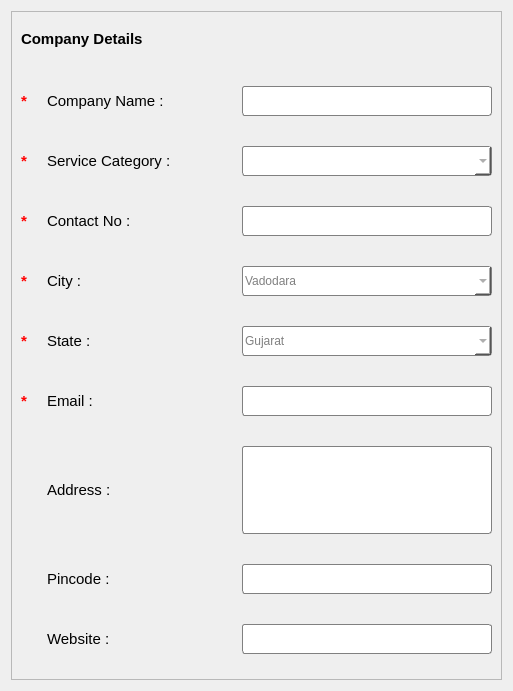
   <widget class="QWidget" name="formLayoutWidget_2">
    <property name="geometry">
     <rect>
      <x>30</x>
      <y>17</y>
      <width>492</width>
      <height>691</height>
     </rect>
    </property>
    <property name="font">
     <font>
      <pointsize>11</pointsize>
     </font>
    </property>
    <layout class="QFormLayout" name="formLayout_3">
     <item row="0" column="0">
      <widget class="QFrame" name="frame">
       <property name="font">
        <font>
         <pointsize>11</pointsize>
        </font>
       </property>
       <property name="styleSheet">
        <string notr="true"/>
       </property>
       <property name="frameShape">
        <enum>QFrame::StyledPanel</enum>
       </property>
       <property name="frameShadow">
        <enum>QFrame::Raised</enum>
       </property>
       <layout class="QGridLayout" name="gridLayout">
        <item row="0" column="0">
         <layout class="QVBoxLayout" name="verticalLayout">
          <property name="spacing">
           <number>15</number>
          </property>
          <item>
           <widget class="QLabel" name="label">
            <property name="minimumSize">
             <size>
              <width>389</width>
              <height>34</height>
             </size>
            </property>
            <property name="maximumSize">
             <size>
              <width>389</width>
              <height>34</height>
             </size>
            </property>
            <property name="font">
             <font>
              <pointsize>11</pointsize>
              <weight>75</weight>
              <bold>true</bold>
             </font>
            </property>
            <property name="text">
             <string>Company Details</string>
            </property>
           </widget>
          </item>
          <item>
           <layout class="QHBoxLayout" name="horizontalLayout">
            <property name="topMargin">
             <number>15</number>
            </property>
            <property name="bottomMargin">
             <number>15</number>
            </property>
            <item>
             <widget class="QLabel" name="label_22">
              <property name="minimumSize">
               <size>
                <width>11</width>
                <height>30</height>
               </size>
              </property>
              <property name="maximumSize">
               <size>
                <width>11</width>
                <height>30</height>
               </size>
              </property>
              <property name="font">
               <font>
                <pointsize>11</pointsize>
                <weight>75</weight>
                <bold>true</bold>
               </font>
              </property>
              <property name="styleSheet">
               <string notr="true">color:red;</string>
              </property>
              <property name="text">
               <string>*</string>
              </property>
             </widget>
            </item>
            <item>
             <widget class="QLabel" name="label_2">
              <property name="minimumSize">
               <size>
                <width>180</width>
                <height>22</height>
               </size>
              </property>
              <property name="maximumSize">
               <size>
                <width>180</width>
                <height>16777215</height>
               </size>
              </property>
              <property name="font">
               <font>
                <pointsize>11</pointsize>
               </font>
              </property>
              <property name="styleSheet">
               <string notr="true"/>
              </property>
              <property name="text">
               <string>Company Name :</string>
              </property>
             </widget>
            </item>
            <item>
             <widget class="QLineEdit" name="lineEdit">
              <property name="minimumSize">
               <size>
                <width>200</width>
                <height>30</height>
               </size>
              </property>
              <property name="maximumSize">
               <size>
                <width>250</width>
                <height>16777215</height>
               </size>
              </property>
              <property name="font">
               <font>
                <pointsize>11</pointsize>
               </font>
              </property>
              <property name="styleSheet">
               <string notr="true">border-radius:3px;
border:1px solid gray;
background-color:white;
color:gray;
</string>
              </property>
             </widget>
            </item>
           </layout>
          </item>
          <item>
           <layout class="QHBoxLayout" name="horizontalLayout_2">
            <property name="bottomMargin">
             <number>15</number>
            </property>
            <item>
             <widget class="QLabel" name="label_23">
              <property name="minimumSize">
               <size>
                <width>11</width>
                <height>30</height>
               </size>
              </property>
              <property name="maximumSize">
               <size>
                <width>11</width>
                <height>30</height>
               </size>
              </property>
              <property name="font">
               <font>
                <pointsize>11</pointsize>
                <weight>75</weight>
                <bold>true</bold>
               </font>
              </property>
              <property name="styleSheet">
               <string notr="true">color:red;</string>
              </property>
              <property name="text">
               <string>*</string>
              </property>
             </widget>
            </item>
            <item>
             <widget class="QLabel" name="label_3">
              <property name="minimumSize">
               <size>
                <width>180</width>
                <height>22</height>
               </size>
              </property>
              <property name="maximumSize">
               <size>
                <width>180</width>
                <height>16777215</height>
               </size>
              </property>
              <property name="font">
               <font>
                <pointsize>11</pointsize>
               </font>
              </property>
              <property name="text">
               <string>Service Category :</string>
              </property>
             </widget>
            </item>
            <item>
             <widget class="QComboBox" name="comboBox">
              <property name="minimumSize">
               <size>
                <width>200</width>
                <height>30</height>
               </size>
              </property>
              <property name="font">
               <font>
                <pointsize>11</pointsize>
               </font>
              </property>
              <property name="styleSheet">
               <string notr="true">border-radius:3px;
border:1px solid gray;
background-color:white;
color:gray;
</string>
              </property>
              <property name="editable">
               <bool>true</bool>
              </property>
             </widget>
            </item>
           </layout>
          </item>
          <item>
           <layout class="QHBoxLayout" name="horizontalLayout_16">
            <property name="bottomMargin">
             <number>15</number>
            </property>
            <item>
             <widget class="QLabel" name="label_24">
              <property name="minimumSize">
               <size>
                <width>11</width>
                <height>30</height>
               </size>
              </property>
              <property name="maximumSize">
               <size>
                <width>11</width>
                <height>30</height>
               </size>
              </property>
              <property name="font">
               <font>
                <pointsize>11</pointsize>
                <weight>75</weight>
                <bold>true</bold>
               </font>
              </property>
              <property name="styleSheet">
               <string notr="true">color:red;</string>
              </property>
              <property name="text">
               <string>*</string>
              </property>
             </widget>
            </item>
            <item>
             <widget class="QLabel" name="label_21">
              <property name="minimumSize">
               <size>
                <width>180</width>
                <height>22</height>
               </size>
              </property>
              <property name="maximumSize">
               <size>
                <width>180</width>
                <height>16777215</height>
               </size>
              </property>
              <property name="font">
               <font>
                <pointsize>11</pointsize>
               </font>
              </property>
              <property name="text">
               <string>Contact No :</string>
              </property>
             </widget>
            </item>
            <item>
             <widget class="QLineEdit" name="lineEdit_8">
              <property name="minimumSize">
               <size>
                <width>250</width>
                <height>30</height>
               </size>
              </property>
              <property name="maximumSize">
               <size>
                <width>250</width>
                <height>16777215</height>
               </size>
              </property>
              <property name="font">
               <font>
                <pointsize>11</pointsize>
               </font>
              </property>
              <property name="styleSheet">
               <string notr="true">border-radius:3px;
border:1px solid gray;
background-color:white;
color:gray;
</string>
              </property>
             </widget>
            </item>
           </layout>
          </item>
          <item>
           <layout class="QHBoxLayout" name="horizontalLayout_3">
            <property name="bottomMargin">
             <number>15</number>
            </property>
            <item>
             <widget class="QLabel" name="label_25">
              <property name="minimumSize">
               <size>
                <width>11</width>
                <height>30</height>
               </size>
              </property>
              <property name="maximumSize">
               <size>
                <width>11</width>
                <height>30</height>
               </size>
              </property>
              <property name="font">
               <font>
                <pointsize>11</pointsize>
                <weight>75</weight>
                <bold>true</bold>
               </font>
              </property>
              <property name="styleSheet">
               <string notr="true">color:red;</string>
              </property>
              <property name="text">
               <string>*</string>
              </property>
             </widget>
            </item>
            <item>
             <widget class="QLabel" name="label_4">
              <property name="minimumSize">
               <size>
                <width>180</width>
                <height>22</height>
               </size>
              </property>
              <property name="maximumSize">
               <size>
                <width>180</width>
                <height>16777215</height>
               </size>
              </property>
              <property name="font">
               <font>
                <pointsize>11</pointsize>
               </font>
              </property>
              <property name="text">
               <string>City :</string>
              </property>
             </widget>
            </item>
            <item>
             <widget class="QComboBox" name="comboBox_2">
              <property name="minimumSize">
               <size>
                <width>200</width>
                <height>30</height>
               </size>
              </property>
              <property name="font">
               <font>
                <pointsize>11</pointsize>
               </font>
              </property>
              <property name="styleSheet">
               <string notr="true">border-radius:3px;
border:1px solid gray;
background-color:white;
color:gray;
</string>
              </property>
              <property name="editable">
               <bool>true</bool>
              </property>
              <property name="minimumContentsLength">
               <number>11</number>
              </property>
              <item>
               <property name="text">
                <string>Vadodara</string>
               </property>
              </item>
              <item>
               <property name="text">
                <string>Ahmedabad</string>
               </property>
              </item>
              <item>
               <property name="text">
                <string>Surat</string>
               </property>
              </item>
              <item>
               <property name="text">
                <string>Rajkot</string>
               </property>
              </item>
             </widget>
            </item>
           </layout>
          </item>
          <item>
           <layout class="QHBoxLayout" name="horizontalLayout_4">
            <property name="bottomMargin">
             <number>15</number>
            </property>
            <item>
             <widget class="QLabel" name="label_26">
              <property name="minimumSize">
               <size>
                <width>11</width>
                <height>30</height>
               </size>
              </property>
              <property name="maximumSize">
               <size>
                <width>11</width>
                <height>30</height>
               </size>
              </property>
              <property name="font">
               <font>
                <pointsize>11</pointsize>
                <weight>75</weight>
                <bold>true</bold>
               </font>
              </property>
              <property name="styleSheet">
               <string notr="true">color:red;</string>
              </property>
              <property name="text">
               <string>*</string>
              </property>
             </widget>
            </item>
            <item>
             <widget class="QLabel" name="label_5">
              <property name="minimumSize">
               <size>
                <width>180</width>
                <height>22</height>
               </size>
              </property>
              <property name="maximumSize">
               <size>
                <width>180</width>
                <height>16777215</height>
               </size>
              </property>
              <property name="font">
               <font>
                <pointsize>11</pointsize>
               </font>
              </property>
              <property name="text">
               <string>State :</string>
              </property>
             </widget>
            </item>
            <item>
             <widget class="QComboBox" name="comboBox_3">
              <property name="minimumSize">
               <size>
                <width>200</width>
                <height>30</height>
               </size>
              </property>
              <property name="font">
               <font>
                <pointsize>11</pointsize>
               </font>
              </property>
              <property name="styleSheet">
               <string notr="true">border-radius:3px;
border:1px solid gray;
background-color:white;
color:gray;
</string>
              </property>
              <property name="editable">
               <bool>true</bool>
              </property>
              <item>
               <property name="text">
                <string>Gujarat</string>
               </property>
              </item>
              <item>
               <property name="text">
                <string>Maharashtra</string>
               </property>
              </item>
              <item>
               <property name="text">
                <string>Rajasthan</string>
               </property>
              </item>
             </widget>
            </item>
           </layout>
          </item>
          <item>
           <layout class="QHBoxLayout" name="horizontalLayout_6">
            <property name="bottomMargin">
             <number>15</number>
            </property>
            <item>
             <widget class="QLabel" name="label_27">
              <property name="minimumSize">
               <size>
                <width>11</width>
                <height>30</height>
               </size>
              </property>
              <property name="maximumSize">
               <size>
                <width>11</width>
                <height>30</height>
               </size>
              </property>
              <property name="font">
               <font>
                <pointsize>11</pointsize>
                <weight>75</weight>
                <bold>true</bold>
               </font>
              </property>
              <property name="styleSheet">
               <string notr="true">color:red;</string>
              </property>
              <property name="text">
               <string>*</string>
              </property>
             </widget>
            </item>
            <item>
             <widget class="QLabel" name="label_8">
              <property name="minimumSize">
               <size>
                <width>180</width>
                <height>22</height>
               </size>
              </property>
              <property name="maximumSize">
               <size>
                <width>180</width>
                <height>16777215</height>
               </size>
              </property>
              <property name="font">
               <font>
                <pointsize>11</pointsize>
               </font>
              </property>
              <property name="text">
               <string>Email :</string>
              </property>
             </widget>
            </item>
            <item>
             <widget class="QLineEdit" name="lineEdit_3">
              <property name="minimumSize">
               <size>
                <width>250</width>
                <height>30</height>
               </size>
              </property>
              <property name="maximumSize">
               <size>
                <width>250</width>
                <height>16777215</height>
               </size>
              </property>
              <property name="font">
               <font>
                <pointsize>11</pointsize>
               </font>
              </property>
              <property name="styleSheet">
               <string notr="true">border-radius:3px;
border:1px solid gray;
background-color:white;
color:gray;
</string>
              </property>
             </widget>
            </item>
           </layout>
          </item>
          <item>
           <layout class="QHBoxLayout" name="horizontalLayout_8">
            <property name="bottomMargin">
             <number>15</number>
            </property>
            <item>
             <widget class="QLabel" name="label_29">
              <property name="enabled">
               <bool>true</bool>
              </property>
              <property name="minimumSize">
               <size>
                <width>11</width>
                <height>30</height>
               </size>
              </property>
              <property name="maximumSize">
               <size>
                <width>11</width>
                <height>30</height>
               </size>
              </property>
              <property name="font">
               <font>
                <pointsize>11</pointsize>
                <weight>75</weight>
                <bold>true</bold>
               </font>
              </property>
              <property name="styleSheet">
               <string notr="true">color:red;</string>
              </property>
              <property name="text">
               <string/>
              </property>
             </widget>
            </item>
            <item>
             <widget class="QLabel" name="label_6">
              <property name="minimumSize">
               <size>
                <width>180</width>
                <height>88</height>
               </size>
              </property>
              <property name="maximumSize">
               <size>
                <width>180</width>
                <height>88</height>
               </size>
              </property>
              <property name="font">
               <font>
                <pointsize>11</pointsize>
               </font>
              </property>
              <property name="text">
               <string>Address :</string>
              </property>
             </widget>
            </item>
            <item>
             <widget class="QTextEdit" name="textEdit">
              <property name="minimumSize">
               <size>
                <width>200</width>
                <height>88</height>
               </size>
              </property>
              <property name="maximumSize">
               <size>
                <width>250</width>
                <height>88</height>
               </size>
              </property>
              <property name="font">
               <font>
                <pointsize>11</pointsize>
               </font>
              </property>
              <property name="styleSheet">
               <string notr="true">border-radius:3px;
border:1px solid gray;
background-color:white;
color:gray;</string>
              </property>
             </widget>
            </item>
           </layout>
          </item>
          <item>
           <layout class="QHBoxLayout" name="horizontalLayout_5">
            <property name="bottomMargin">
             <number>15</number>
            </property>
            <item>
             <widget class="QLabel" name="label_30">
              <property name="enabled">
               <bool>true</bool>
              </property>
              <property name="minimumSize">
               <size>
                <width>11</width>
                <height>30</height>
               </size>
              </property>
              <property name="maximumSize">
               <size>
                <width>11</width>
                <height>30</height>
               </size>
              </property>
              <property name="font">
               <font>
                <pointsize>11</pointsize>
                <weight>75</weight>
                <bold>true</bold>
               </font>
              </property>
              <property name="styleSheet">
               <string notr="true">color:red;</string>
              </property>
              <property name="text">
               <string/>
              </property>
             </widget>
            </item>
            <item>
             <widget class="QLabel" name="label_7">
              <property name="minimumSize">
               <size>
                <width>180</width>
                <height>22</height>
               </size>
              </property>
              <property name="maximumSize">
               <size>
                <width>180</width>
                <height>16777215</height>
               </size>
              </property>
              <property name="font">
               <font>
                <pointsize>11</pointsize>
               </font>
              </property>
              <property name="text">
               <string>Pincode :</string>
              </property>
             </widget>
            </item>
            <item>
             <widget class="QLineEdit" name="lineEdit_2">
              <property name="minimumSize">
               <size>
                <width>250</width>
                <height>30</height>
               </size>
              </property>
              <property name="maximumSize">
               <size>
                <width>250</width>
                <height>16777215</height>
               </size>
              </property>
              <property name="font">
               <font>
                <pointsize>11</pointsize>
               </font>
              </property>
              <property name="styleSheet">
               <string notr="true">border-radius:3px;
border:1px solid gray;
background-color:white;
color:gray;
</string>
              </property>
             </widget>
            </item>
           </layout>
          </item>
          <item>
           <layout class="QHBoxLayout" name="horizontalLayout_7">
            <property name="bottomMargin">
             <number>15</number>
            </property>
            <item>
             <widget class="QLabel" name="label_28">
              <property name="enabled">
               <bool>true</bool>
              </property>
              <property name="minimumSize">
               <size>
                <width>11</width>
                <height>30</height>
               </size>
              </property>
              <property name="maximumSize">
               <size>
                <width>11</width>
                <height>30</height>
               </size>
              </property>
              <property name="font">
               <font>
                <pointsize>11</pointsize>
                <weight>75</weight>
                <bold>true</bold>
               </font>
              </property>
              <property name="styleSheet">
               <string notr="true">color:red;</string>
              </property>
              <property name="text">
               <string/>
              </property>
             </widget>
            </item>
            <item>
             <widget class="QLabel" name="label_9">
              <property name="minimumSize">
               <size>
                <width>180</width>
                <height>22</height>
               </size>
              </property>
              <property name="maximumSize">
               <size>
                <width>180</width>
                <height>16777215</height>
               </size>
              </property>
              <property name="font">
               <font>
                <pointsize>11</pointsize>
               </font>
              </property>
              <property name="text">
               <string>Website :</string>
              </property>
             </widget>
            </item>
            <item>
             <widget class="QLineEdit" name="lineEdit_4">
              <property name="minimumSize">
               <size>
                <width>250</width>
                <height>30</height>
               </size>
              </property>
              <property name="maximumSize">
               <size>
                <width>250</width>
                <height>16777215</height>
               </size>
              </property>
              <property name="font">
               <font>
                <pointsize>11</pointsize>
               </font>
              </property>
              <property name="styleSheet">
               <string notr="true">border-radius:3px;
border:1px solid gray;
background-color:white;
color:gray;
</string>
              </property>
             </widget>
            </item>
           </layout>
          </item>
         </layout>
        </item>
       </layout>
      </widget>
     </item>
    </layout>
   </widget>
